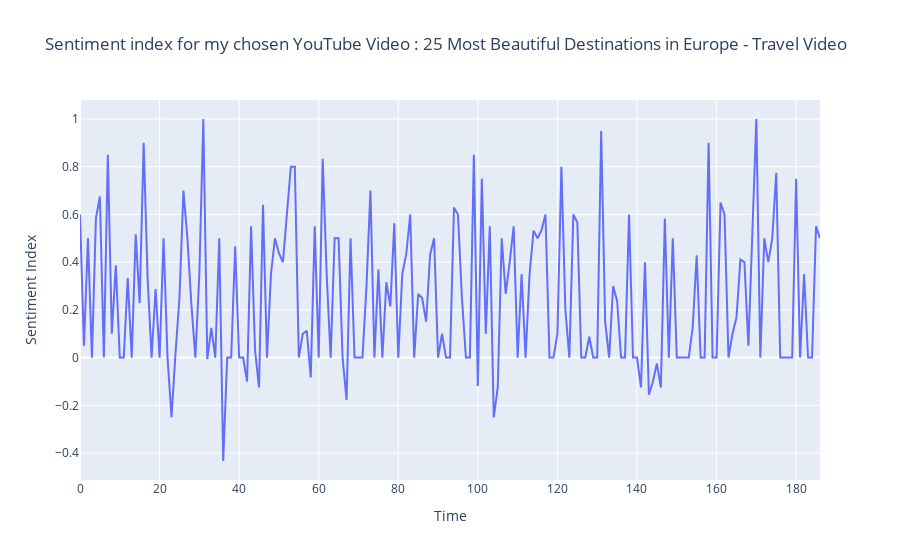

Source (notebook cell):
### Code cell
from textblob import TextBlob
import plotly.express as px
# If there is a caption ... 
if text:
    # Send the text to TextBlob for sentiment analysis
    sentiment_objects = [TextBlob(caption) for caption in text]

    # Retrieve sentiment values
    sentiment_values = [[sentiment_obj.sentiment.polarity, 
                         str(sentiment_obj)] for sentiment_obj in sentiment_objects]

    # Add a "polarity" column to the dataframe
    polarity = [sentiment_obj.sentiment.polarity for sentiment_obj in sentiment_objects]

    polarity
fig = px.line(        
        
        x = range(len(polarity)), #Columns from the data frame
        y = polarity,
        
        title = "Sentiment index for my chosen YouTube Video : " + yt.title
)
fig.update_layout(xaxis={"title": "Time"},yaxis={"title": "Sentiment Index"})
fig.show()

### Figure 1 — Plotly figure (JSON) as saved in the notebook; plotly's stock layout.template omitted (floating-point values rounded to 4 significant figures; data arrays with more than 128 entries replaced by an {"elided": "..."} marker saying what was removed)
{"data": [{"hovertemplate": "x=%{x}<br>y=%{y}<extra></extra>", "legendgroup": "", "line": {"color": "#636efa", "dash": "solid"}, "marker": {"symbol": "circle"}, "mode": "lines", "name": "", "orientation": "v", "showlegend": false, "type": "scatter", "x": {"elided": "187 int values"}, "xaxis": "x", "y": {"elided": "187 float values"}, "yaxis": "y"}], "layout": {"legend": {"tracegroupgap": 0}, "title": {"text": "Sentiment index for my chosen YouTube Video : 25 Most Beautiful Destinations in Europe - Travel Video"}, "xaxis": {"anchor": "y", "domain": [0, 1], "title": {"text": "Time"}}, "yaxis": {"anchor": "x", "domain": [0, 1], "title": {"text": "Sentiment Index"}}}}
